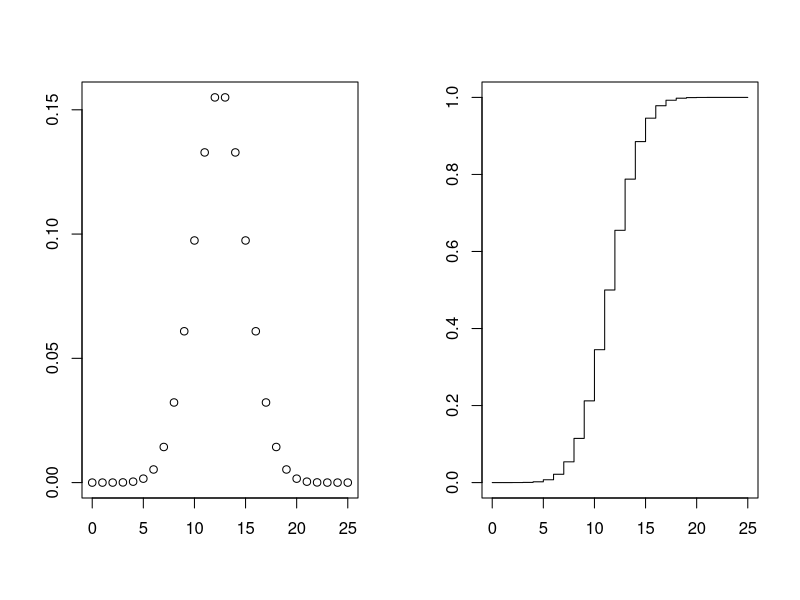
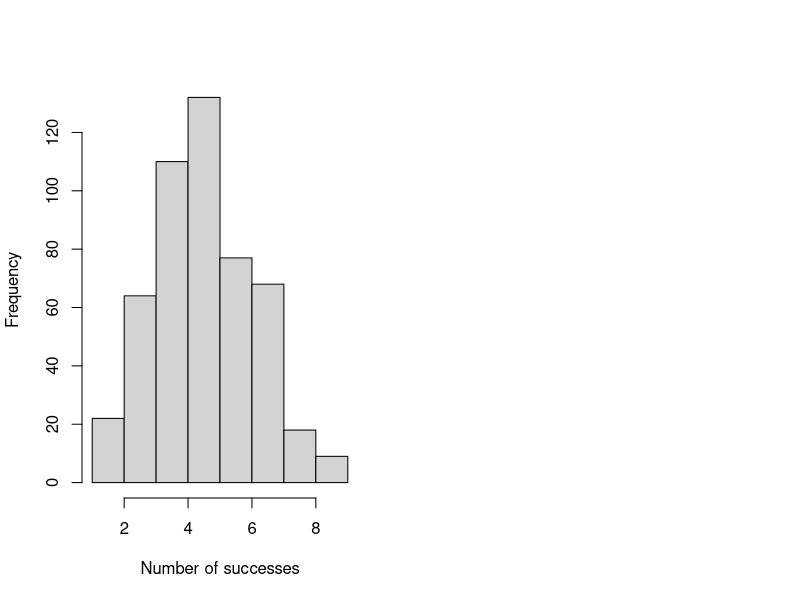
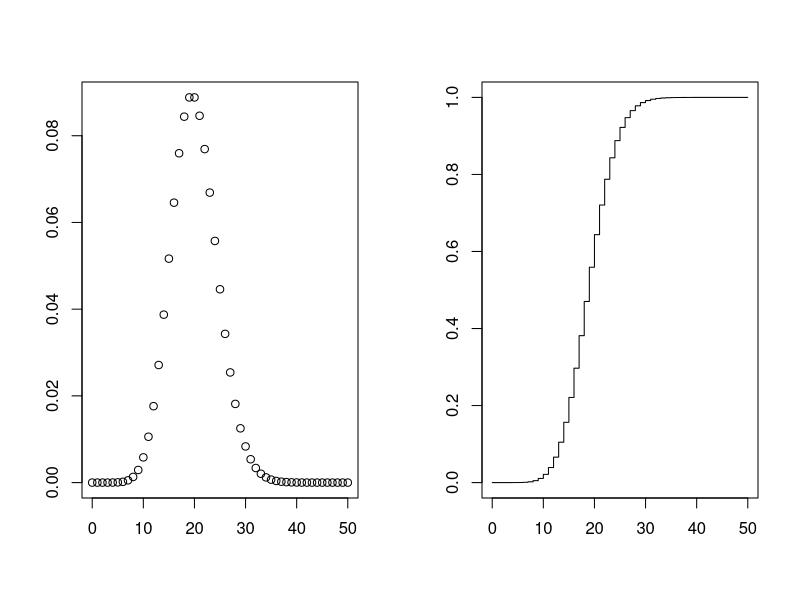
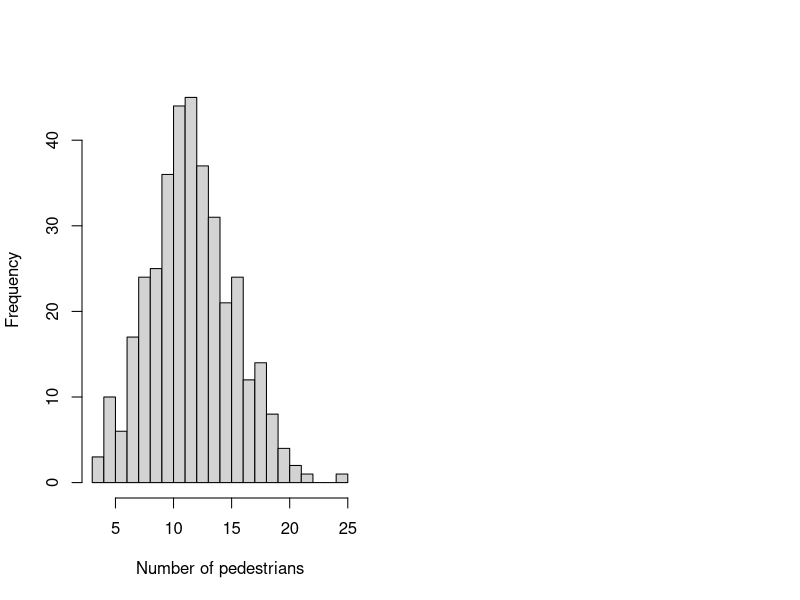
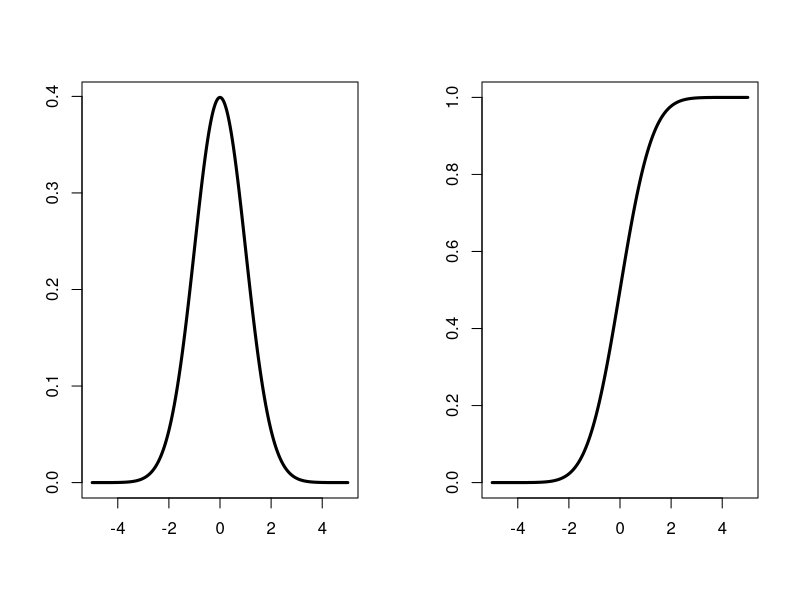
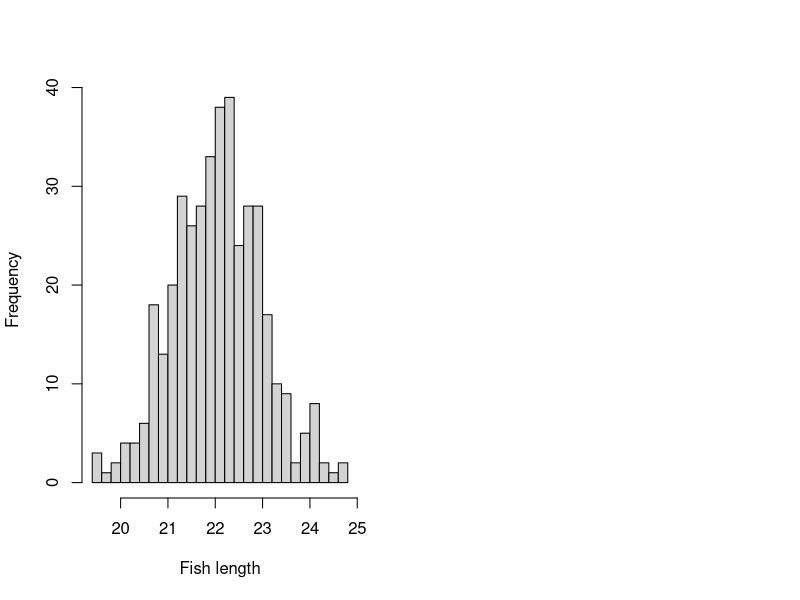
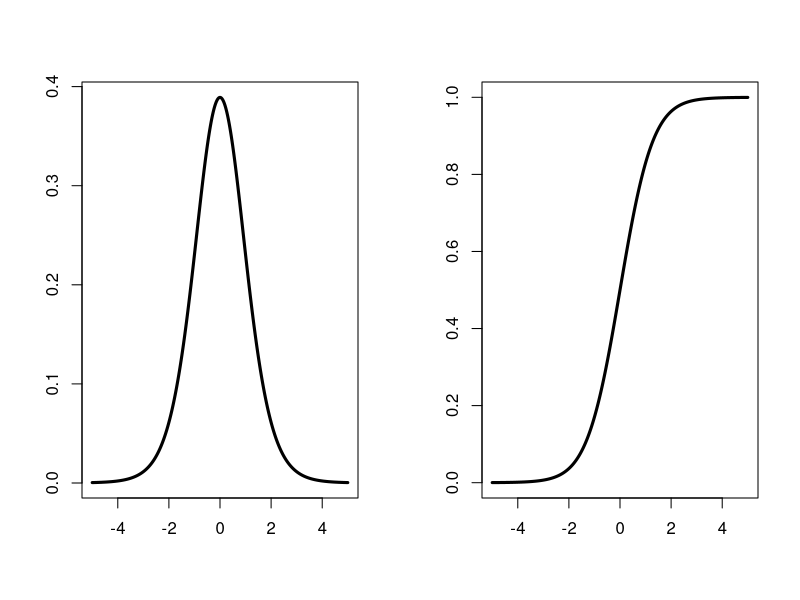
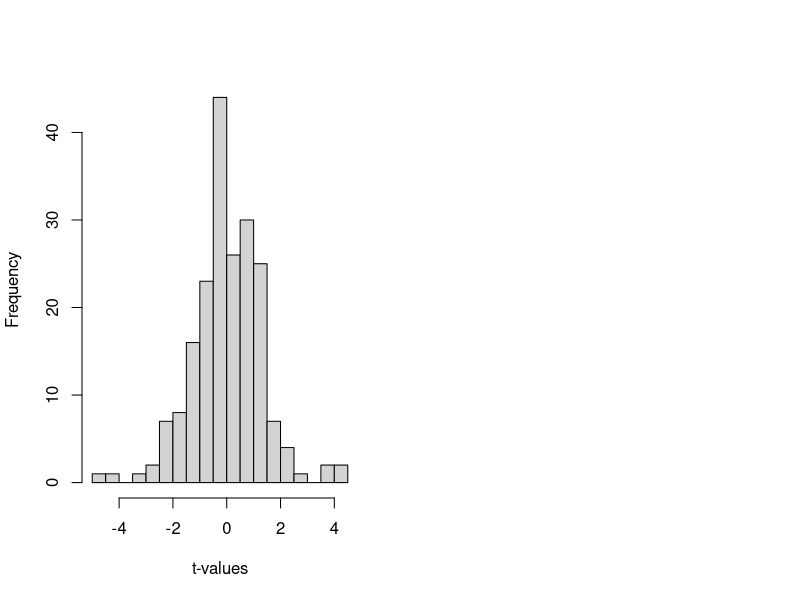

Generate these figures, in order, with R:
## ---- chunk 1
# Sequence for visualization
binomial_seq <- seq(0, 25, by = 1)

# Functions
binomial_pmf <- dbinom(x = binomial_seq, size = 25, prob = 0.5)
binomial_cdf <- pbinom(q = binomial_seq, size = 25, prob = 0.5)

# Plot
par(mfrow = c(1, 2))
plot(binomial_seq, binomial_pmf, ann = FALSE)
plot(binomial_seq, binomial_cdf, type = "S", ann = FALSE)
## ---- chunk 2
# Probability for exactly 3 successes out of 10 trials
dbinom(x = 3, size = 10, prob = 0.5)

# Probability for up to 3 successes out of 10 trials
pbinom(q = 3, size = 10, prob = 0.5)

# Simulate 10 times how many successes there is using random numbers
rbinom(n = 10, size = 10, prob = 0.5)

# With large enough n, expected value (np = 5) should become visible
rbinom500 <- rbinom(n = 500, size = 10, prob = 0.5)
hist(rbinom500, xlab = "Number of successes", ylab = "Frequency", main = NULL)
summary(rbinom500)
## ---- chunk 3
# Sequence for visualization
poisson_seq <- seq(0, 50, by = 1)

# Functions
poisson_pmf <- dpois(x = poisson_seq, lambda = 20)
poisson_cdf <- ppois(q = poisson_seq, lambda = 20)

# Plot
par(mfrow = c(1, 2))
plot(poisson_seq, poisson_pmf, ann = FALSE)
plot(poisson_seq, poisson_cdf, type = "S", ann = FALSE)
## ---- chunk 4
# A bridge is crossed by 12 people per minute, on average.
# What is the probability that exactly 16 people crosses it in a minute?
dpois(x = 16, lambda = 12)

# A bridge is crossed by 12 people per minute, on average.
# What is the probability that up to 16 people crosses it in a minute?
ppois(q = 16, lambda = 12)

# Simulate amount of people per minute 10 times
rpois(n = 10, lambda = 12)

# By repeating the observation once every day for a year,
# the expected value (lambda = 12) should become visible
poisson_pedestrians <- rpois(n = 365, lambda = 12)
hist(poisson_pedestrians, breaks = 20,
     xlab = "Number of pedestrians", ylab = "Frequency", main = NULL)

summary(poisson_pedestrians)
## ---- chunk 5
# Sequence for visualization
normal_seq <- seq(-5, 5, by = 0.01)

# Functions
normal_pdf <- dnorm(x = normal_seq, mean = 0, sd = 1)
normal_cdf <- pnorm(q = normal_seq, mean = 0, sd = 1)

# Plot
par(mfrow = c(1, 2))
plot(normal_seq, normal_pdf, type = "l", lwd = 3, ann = FALSE)
plot(normal_seq, normal_cdf, type = "l", lwd = 3, ann = FALSE)
## ---- chunk 6
# The average length of a zebrafish is 22 mm with a standard diviation of 1 mm.
# How likely is a fish 23 mm long?
dnorm(x = 23, mean = 22, sd = 1)

# What fraction of the fish are up to 23 mm long?
pnorm(q = 23, mean = 22, sd = 1)

# Simulate length of five random fish
rnorm(n = 5, mean = 22, sd = 1)

# With large enough n, expected value should become visible
normal_zebrafish <- rnorm(n = 400, mean = 22, sd = 1)
hist(normal_zebrafish, breaks = 20,
     xlab = "Fish length", ylab = "Frequency", main = NULL)
summary(normal_zebrafish)
## ---- chunk 7
# Sequence for visualization
students_t_seq <- seq(-5, 5, by = 0.01)

# Functions
students_t_pdf <- dt(x = students_t_seq, df = 10)
students_t_cdf <- pt(q = students_t_seq, df = 10)

# Plot
par(mfrow = c(1, 2))
plot(normal_seq, students_t_pdf, type = "l", lwd = 3, ann = FALSE)
plot(normal_seq, students_t_cdf, type = "l", lwd = 3, ann = FALSE)
## ---- chunk 8
# Same as in the earlier examples
dt(x = 2, df = 20)
pt(q = 2, df = 20)
rt(n = 5, df = 20)

# The mean should be around 0 regardless of DoF
student_values <- rt(n = 200, df = 5)
hist(student_values, breaks = 20,
     xlab = "t-values", ylab = "Frequency", main = NULL)
summary(student_values)
## ---- chunk 9
# Sequence for visualization
chisq_seq <- seq(0, 30, by = 0.02)

# Functions
chisq_pdf <- dchisq(x = chisq_seq, df = 5)
chisq_cdf <- pchisq(q = chisq_seq, df = 5)

# Plot
par(mfrow = c(1, 2))
plot(chisq_seq, chisq_pdf, type = "l", lwd = 3, ann = FALSE)
plot(chisq_seq, chisq_cdf, type = "l", lwd = 3, ann = FALSE)
## ---- chunk 10
# Same as in the earlier examples
dchisq(x = 2, df = 4)
pchisq(q = 2, df = 4)
rchisq(n = 5, df = 4)

# The mean should be around the DoF
chisq_values <- rchisq(n = 400, df = 5)
hist(chisq_values, breaks = 20,
     xlab = "Chi-sqauerd values", ylab = "Frequency", main = NULL)
summary(chisq_values)

# Let's also visualize the connection to the standard normal distribution
# First, generate some distributions
standard_normal_1 <- rnorm(n = 1000, mean = 0, sd = 1)
standard_normal_2 <- rnorm(n = 1000, mean = 0, sd = 1)
standard_normal_3 <- rnorm(n = 1000, mean = 0, sd = 1)

# Calculate the sum of squares (see random variable Q in the definition)
sum_of_squares <- standard_normal_1^2 + standard_normal_2^2 + standard_normal_3^2

# Plots
par(mfrow = c(2, 2))
hist(standard_normal_1, breaks = 20,
     xlab = "", ylab = "", main = "Normal 1", prob = TRUE)
hist(standard_normal_2, breaks = 20,
     xlab = "", ylab = "", main = "Normal 2", prob = TRUE)
hist(standard_normal_3, breaks = 20,
     xlab = "", ylab = "", main = "Normal 3", prob = TRUE)

hist(sum_of_squares, breaks = 20, ylim = c(0, 0.25),
     xlab = "", ylab = "", main = "Chi^2 (3 DoF)", prob = TRUE)

# Overlap an ideal distribution with 3 DoF
curve(dchisq(x, df = 3), lwd = 2, add = TRUE)
## ---- chunk 11
# Sequence for visualization
f_seq <- seq(0, 5, by = 0.02)

# Functions
f_pdf <- df(x = f_seq, df1 = 15, df2 = 20)
f_cdf <- pf(q = f_seq, df1 = 15, df2 = 20)

# Plot
par(mfrow = c(1, 2))
plot(f_seq, f_pdf, type = "l", lwd = 3, ann = FALSE)
plot(f_seq, f_cdf, type = "l", lwd = 3, ann = FALSE)
## ---- chunk 12
# Same as in the earlier examples
df(x = 2, df1 = 10, df2 = 30)
pf(q = 2, df1 = 10, df2 = 30)
rf(n = 5, df1 = 10, df2 = 30)

# The mean should be around 1
f_values <- rf(n = 500, df1 = 10, df2 = 50)
hist(f_values,
     xlab = "F-values", ylab = "Frequency", main = NULL)
summary(f_values)
